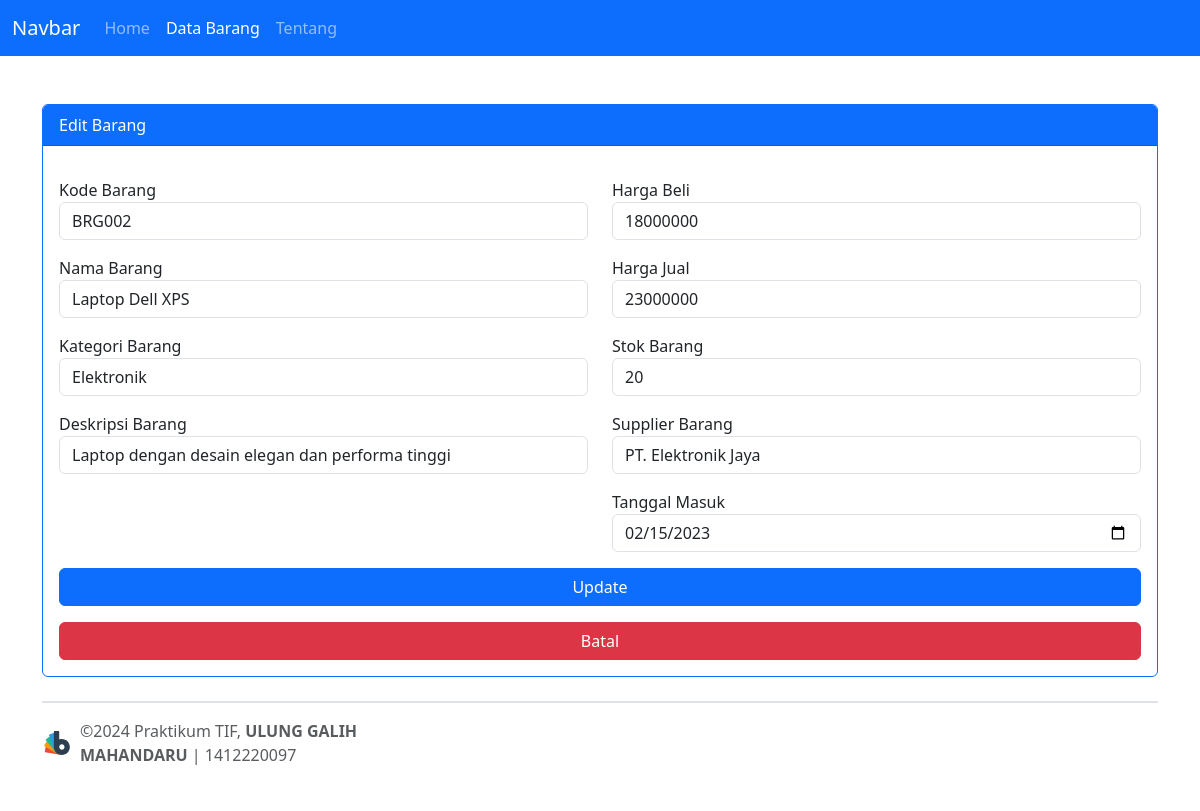
Page /index.php/barang/edit_barang/2 on the committed database.
### tables this page shows
CREATE TABLE `barang` (
  `id_barang` int(11) NOT NULL,
  `kode_barang` varchar(100) NOT NULL,
  `nama_barang` varchar(100) NOT NULL,
  `kategori_barang` varchar(100) NOT NULL,
  `deskripsi_barang` text DEFAULT NULL,
  `harga_beli` float DEFAULT NULL,
  `harga_jual` float DEFAULT NULL,
  `stok_barang` int(11) DEFAULT NULL,
  `supplier_barang` varchar(100) NOT NULL,
  `tanggal_masuk` date DEFAULT NULL
);

### application/controllers/Barang.php (called while the page is built, shortened)
<?php
class Barang extends CI_Controller {
	public function __construct() {
		$this->load->model('barang_model');
	}
		public function edit_barang($id)
		{
			$this->form_validation->set_rules('kode_barang', 'Kode Barang', 'required', ['required' => 'Kolom %s wajib diisi.']);
			$this->form_validation->set_rules('nama_barang', 'Nama Barang', 'required', ['required' => 'Kolom %s harus diisi.',]);
			$this->form_validation->set_rules('kategori_barang', 'Kategori Barang', 'required', ['required' => 'Kolom %s harus diisi.',]);
			$this->form_validation->set_rules('deskripsi_barang', 'Deskripsi Barang', 'required', ['required' => 'Kolom %s harus diisi.',]);
			$this->form_validation->set_rules('harga_beli', 'Harga Beli', 'required|numeric', ['required' => 'Kolom %s harus diisi.', 'numeric' => 'Kolom %s harus berisi harga.',]);
			$this->form_validation->set_rules('harga_jual', 'Harga Jual', 'required|numeric', ['required' => 'Kolom %s wajib diisi.', 'numeric' => 'Kolom %s harus berisi harga.',]);
			$this->form_validation->set_rules('stok_barang', 'Stok Barang', 'required|numeric', ['required' => 'Kolom %s wajib diisi.', 'numeric' => 'Kolom %s harus berisi angka.']);
			$this->form_validation->set_rules('supplier_barang', 'Suplier Barang', 'required', ['required' => 'Kolom %s wajib diisi.']);
			$this->form_validation->set_rules('tanggal_masuk', 'Tanggal Masuk', 'required', ['required' => 'Kolom %s wajib diisi.']);
			if ($this->form_validation->run() == false) {
				$data['title'] = 'Edit Barang';
				$data['active_menu'] = 'data_barang';
				$data['barang'] = $this->barang_model->get_barang_by_id($id);
				$data['content'] = $this->load->view('barang/form_barang',
				$data, true);
				$this->load->view('template/template', $data);
			}
		}
}

### index.php (called while the page is built, shortened)
<?php
require_once BASEPATH.'core/CodeIgniter.php';

### application/models/Barang_model.php (called while the page is built, shortened)
<?php
class Barang_model extends CI_Model {
	public function get_barang_by_id($id)
	{
		$query = $this->db->get_where('barang', ['id_barang' => $id]);
		return $query->row_array();
	}
}

### application/views/barang/form_barang.php (the view, shortened to what this page needs)
<div class="card border border-primary">
	<div class="card-header bg-primary text-white"><?php echo isset($barang) ? 'Edit Barang' : 'Tambah Barang'; ?></div>
	<div class="card-body">
		<form action="<?php echo isset($barang) ? site_url('barang/edit_barang/' . $barang['id_barang']) : site_url('barang/create_barang'); ?>" method="post">
			<div class="row">
				<div class="col-md-6">
					<div class="form-group mt-3">
						<label for="kode_barang">Kode Barang</label>
						<input type="text" class="form-control" id="kode_barang" name="kode_barang" value="<?php echo isset($barang) ? $barang['kode_barang'] : set_value('kode_barang'); ?>">
					</div>
					<div class="form-group mt-3">
						<label for="nama_barang">Nama Barang</label>
						<input type="text" class="form-control" id="nama_barang" name="nama_barang" value="<?php echo isset($barang) ? $barang['nama_barang'] : set_value('nama_barang'); ?>">
					</div>
					<div class="form-group mt-3">
						<label for="kategori_barang">Kategori Barang</label>
						<input type="text" class="form-control" id="kategori_barang" name="kategori_barang" value="<?php echo isset($barang) ? $barang['kategori_barang'] : set_value('kategori_barang'); ?>">
					</div>
					<div class="form-group mt-3">
						<label for="deskripsi_barang">Deskripsi Barang</label>
						<input type="text" class="form-control" id="deskripsi_barang" name="deskripsi_barang" value="<?php echo isset($barang) ? $barang['deskripsi_barang'] : set_value('deskripsi_barang'); ?>">
					</div>
				</div>
				<div class="col-md-6">
					<div class="form-group mt-3">
						<label for="harga_beli">Harga Beli</label>
						<input type="number" class="form-control" id="harga_beli" name="harga_beli" value="<?php echo isset($barang) ? $barang['harga_beli'] : set_value('harga_beli'); ?>">
					</div>
					<div class="form-group mt-3">
						<label for="harga_jual">Harga Jual</label>
						<input type="number" class="form-control" id="harga_jual" name="harga_jual" value="<?php echo isset($barang) ? $barang['harga_jual'] : set_value('harga_jual'); ?>">
					</div>
					<div class="form-group mt-3">
						<label for="stok_barang">Stok Barang</label>
						<input type="number" class="form-control" id="stok_barang" name="stok_barang" value="<?php echo isset($barang) ? $barang['stok_barang'] : set_value('stok_barang'); ?>">
					</div>
					<div class="form-group mt-3">
						<label for="supplier_barang">Supplier Barang</label>
						<input type="text" class="form-control" id="supplier_barang" name="supplier_barang" value="<?php echo isset($barang) ? $barang['supplier_barang'] : set_value('supplier_barang'); ?>">
					</div>
					<div class="form-group mt-3">
						<label for="tanggal_masuk">Tanggal Masuk</label>
						<input type="date" class="form-control" id="tanggal_masuk" name="tanggal_masuk" value="<?php echo isset($barang) ? $barang['tanggal_masuk'] : set_value('tanggal_masuk'); ?>">
					</div>
				</div>
			</div>
			<div class="form-group mt-3">
				<button type="submit" class="w-100 btn btn-primary"><?php echo isset($barang) ? 'Update' : 'Simpan'; ?></button><br>
				<a href="<?php echo site_url('barang/data_barang'); ?>" class="btn w-100 btn-danger mt-3">Batal</a>
			</div>
		</form>
	</div>
</div>

### rows in the picture
barang: kode_barang "BRG002", nama_barang "Laptop Dell XPS", kategori_barang "Elektronik", deskripsi_barang "Laptop dengan desain elegan dan performa tinggi", harga_beli "18000000", harga_jual "23000000", stok_barang "20", supplier_barang "PT. Elektronik Jaya", tanggal_masuk "02/15/2023"
